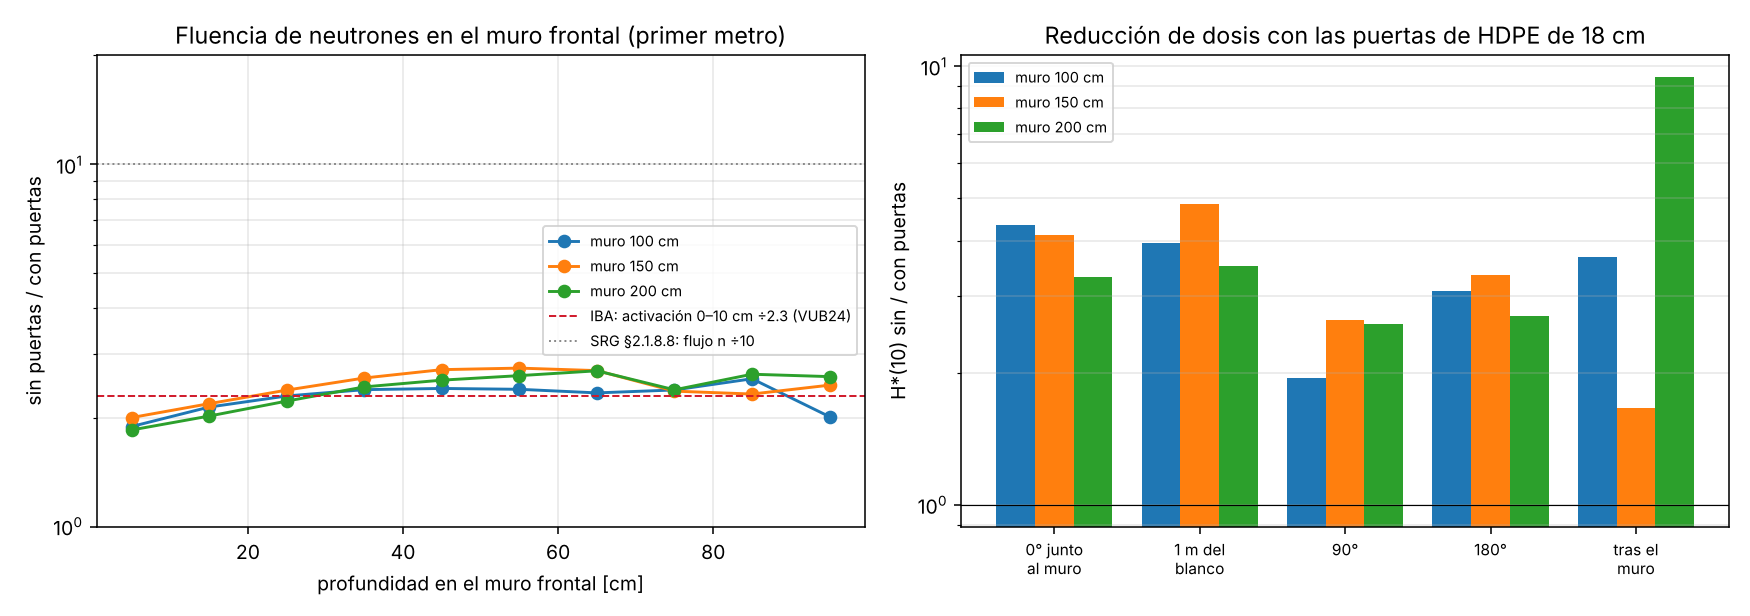

Generate this figure with Python:
"""Efecto de las puertas blindadas de HDPE (18 cm, VUB24) en el búnker del SRG — Geant4 (v0.27).

Compara out/mc_srg/res (sin puertas) con out/mc_srg_puertas/res (puertas en T1 y T5) para los espesores corridos en ambos:
  - dosis H*(10) en los detectores interiores y tras el muro (cociente sin/con puertas);
  - traza ponderada de neutrones por capa de 10 cm del muro frontal (∝ fluencia integrada en la capa), como
    indicador de la activación del hormigón; IBA calculó ÷2.3 a 0–10 cm con puertas (VUB24) y el SRG §2.1.8.8 da ÷10
    en el flujo de neutrones.
Salida: validation/benchmark_puertas.{json,png}
"""
import glob, json, math, pathlib, re
import numpy as np
ROOT = pathlib.Path(__file__).resolve().parents[1]
CASOS = {"sin": ROOT / "out/mc_srg/res", "con": ROOT / "out/mc_srg_puertas/res"}
REF = dict(IBA_activacion_0_10cm=2.3, SRG_flujo_n=10.0)


def leer(f):
    N = int(re.search(r"N (\d+)", open(f).readline()).group(1))
    det, capa = {}, {}
    for l in open(f):
        if l.startswith("# capa "):
            _, _, k, n, w = l.split(); capa[int(k)] = float(w)
        elif not l.startswith("#"):
            x = l.split(); det[x[0]] = (float(x[1]) + float(x[3]), float(x[1]))
    return N, det, capa


def junta(carpeta, t):
    fs = sorted(glob.glob(str(carpeta / f"t{t}_s*.txt")))
    if not fs:
        return None
    L = [leer(f) for f in fs]
    out = dict(semillas=len(L), det={}, capa={})
    for d in L[0][1]:
        v = [x[1][d][0] for x in L]; vn = [x[1][d][1] for x in L]
        out["det"][d] = dict(tot=float(np.mean(v)), n=float(np.mean(vn)),
                             disp=float(np.std(v) / np.mean(v) / math.sqrt(len(v))) if len(v) > 1 and np.mean(v) > 0 else None)
    for k in L[0][2]:
        v = [x[2].get(k, 0.0) for x in L]
        out["capa"][k] = dict(w=float(np.mean(v)), disp=float(np.std(v) / np.mean(v) / math.sqrt(len(v))) if len(v) > 1 and np.mean(v) > 0 else None)
    return out


if __name__ == "__main__":
    import matplotlib; matplotlib.use("Agg"); import matplotlib.pyplot as plt
    ts = sorted({int(re.search(r"t(\d+)_s", f).group(1)) for f in glob.glob(str(CASOS["con"] / "t*_s*.txt"))})
    res = dict(referencias=REF, espesores={})
    for t in ts:
        a, b = junta(CASOS["sin"], t), junta(CASOS["con"], t)
        if not (a and b):
            continue
        r = dict(semillas=dict(sin=a["semillas"], con=b["semillas"]), dosis={}, capas={})
        for d in a["det"]:
            A, B = a["det"][d], b["det"][d]
            r["dosis"][d] = dict(sin_pSv_por_n=A["tot"], con_pSv_por_n=B["tot"],
                                 reduccion_total=A["tot"] / B["tot"] if B["tot"] > 0 else None,
                                 reduccion_neutrones=A["n"] / B["n"] if B["n"] > 0 else None)
        for k in sorted(a["capa"]):
            if k in b["capa"] and b["capa"][k]["w"] > 0:
                r["capas"][k] = dict(prof_cm=[10 * k, 10 * k + 10], sin=a["capa"][k]["w"], con=b["capa"][k]["w"],
                                     reduccion=a["capa"][k]["w"] / b["capa"][k]["w"])
        res["espesores"][t] = r
    # perfil en profundidad (con puertas, muro más grueso) frente a las varillas de hormigón medidas en VUB24
    tmax = max(res["espesores"]); cp = res["espesores"][tmax]["capas"]
    kk = [k for k in sorted(cp) if k < 9]; z = np.array([10 * k + 5 for k in kk]); w = np.array([cp[k]["con"] for k in kk])
    tramo = lambda a, b: float(np.mean(np.interp(np.linspace(a, b, 31), z, w)))
    perfil = [tramo(a, a + 15) for a in (0, 15, 30, 45)]
    act = json.load(open(ROOT / "validation/activacion_vub_kiube.json"))["medida"]
    med = {f"{u}_{n}": [round(x / [y for y in v if y][0], 3) if x else None for x in v]
           for u, d in act.items() if u.startswith("ubicacion") for n, v in d.items()}
    res["perfil_profundidad"] = dict(tramos_cm=["0-15", "15-30", "30-45", "45-60"], muro_cm=tmax,
                                     modelo_con_puertas_rel=[round(p / perfil[0], 3) for p in perfil], medido_VUB24_rel=med,
                                     nota="modelo: fluencia de neutrones (todas las energías); medida: Eu-152 y Co-60 (captura térmica)")
    json.dump(res, open(ROOT / "validation/benchmark_puertas.json", "w"), indent=1, ensure_ascii=False, default=float)
    fig, ax = plt.subplots(1, 2, figsize=(12.5, 4.4))
    for t, r in res["espesores"].items():
        ks = [k for k in sorted(r["capas"]) if k < min(int(t) // 10, 10)]; z = [10 * k + 5 for k in ks]   # >1 m: estadística pobre
        ax[0].semilogy(z, [r["capas"][k]["reduccion"] for k in ks], "o-", label=f"muro {t} cm")
    ax[0].axhline(REF["IBA_activacion_0_10cm"], color="#d0182a", ls="--", lw=1, label="IBA: activación 0–10 cm ÷2.3 (VUB24)")
    ax[0].axhline(REF["SRG_flujo_n"], color="#888", ls=":", lw=1, label="SRG §2.1.8.8: flujo n ÷10")
    ax[0].set_xlabel("profundidad en el muro frontal [cm]"); ax[0].set_ylabel("sin puertas / con puertas")
    ax[0].set_title("Fluencia de neutrones en el muro frontal (primer metro)"); ax[0].set_ylim(1, 20); ax[0].grid(alpha=.3, which="both"); ax[0].legend(fontsize=7.5)
    dets = ["frente_0deg_interior", "a_1m_del_blanco_0deg", "lateral_90deg_interior", "opuesto_180deg_interior", "exterior_tras_muro"]
    w = 0.8 / max(len(res["espesores"]), 1)
    for i, (t, r) in enumerate(res["espesores"].items()):
        ax[1].bar(np.arange(len(dets)) + i * w, [r["dosis"][d]["reduccion_total"] or 0 for d in dets], w, label=f"muro {t} cm")
    ax[1].set_xticks(np.arange(len(dets)) + 0.4 - w / 2)
    ax[1].set_xticklabels(["0° junto\nal muro", "1 m del\nblanco", "90°", "180°", "tras el\nmuro"], fontsize=8)
    ax[1].set_yscale("log"); ax[1].axhline(1, color="k", lw=0.6); ax[1].set_ylabel("H*(10) sin / con puertas")
    ax[1].set_title("Reducción de dosis con las puertas de HDPE de 18 cm"); ax[1].grid(alpha=.3, axis="y", which="both"); ax[1].legend(fontsize=7.5)
    fig.tight_layout(); fig.savefig(ROOT / "validation/benchmark_puertas.png", dpi=140)
    for t, r in res["espesores"].items():
        print(t, {d: round(v["reduccion_total"], 2) if v["reduccion_total"] else None for d, v in r["dosis"].items()})
        print("   capas", {k: round(v["reduccion"], 2) for k, v in r["capas"].items()})
